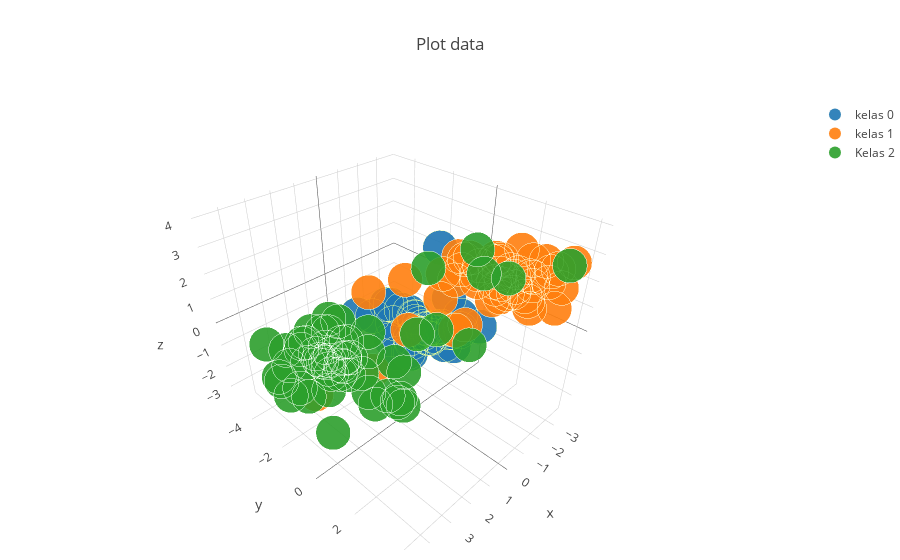

The notebook cell this image was saved under:
### Code cell
from plotly.graph_objs import *
import plotly.graph_objs as go

import numpy as np

trace1 = go.Scatter3d(
    name = 'kelas 0',
    x=kelas1['att1'],
    y=kelas1['att2'],
    z=kelas1['att3'],
    mode='markers',
    marker=dict(
        size=12,
        line=dict(
            color='rgba(217, 217, 0, 0.14)',
            width=0.2
        ),
        opacity=0.9
    )
)

trace2 = go.Scatter3d(
    name = 'kelas 1',
    x=kelas2['att1'],
    y=kelas2['att2'],
    z=kelas2['att3'],
    mode='markers',
    marker=dict(
        size=12,
        line=dict(
            color='rgba(217, 217, 217, 0.14)',
            width=0.2
        ),
        opacity=0.9
    )
)

trace3 = go.Scatter3d(
    name = 'Kelas 2',
    x=kelas3['att1'],
    y=kelas3['att2'],
    z=kelas3['att3'],
    mode='markers',
    marker=dict(
        size=12,
        line=dict(
            color='rgba(217, 217, 217, 0.14)',
            width=0.2
        ),
        opacity=0.9
    )
)

data = [trace1, trace2, trace3]

layout = go.Layout(
    title = 'Plot data',
    margin=dict(
        l=0,
        r=0,
        b=10,
        t=100
    )
)
fig = go.Figure(data=data, layout=layout)
iplot(fig, filename='Scatter Data')
